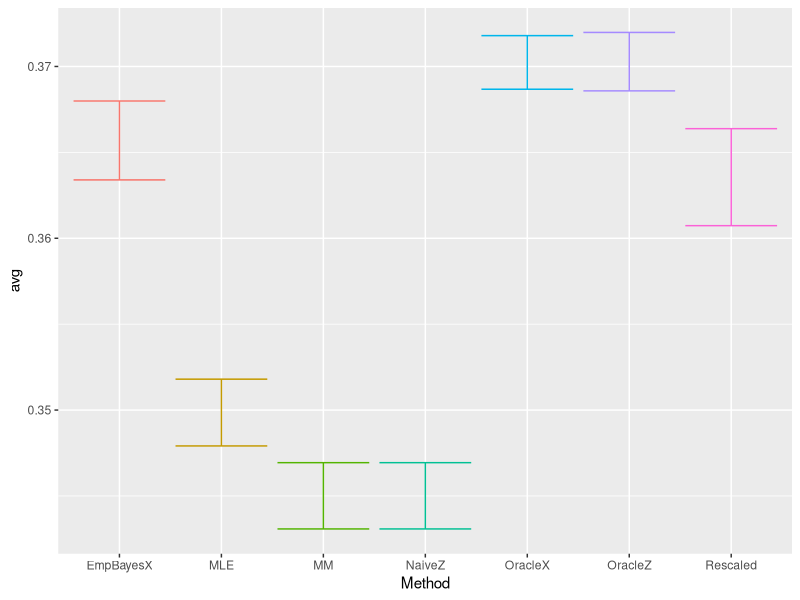
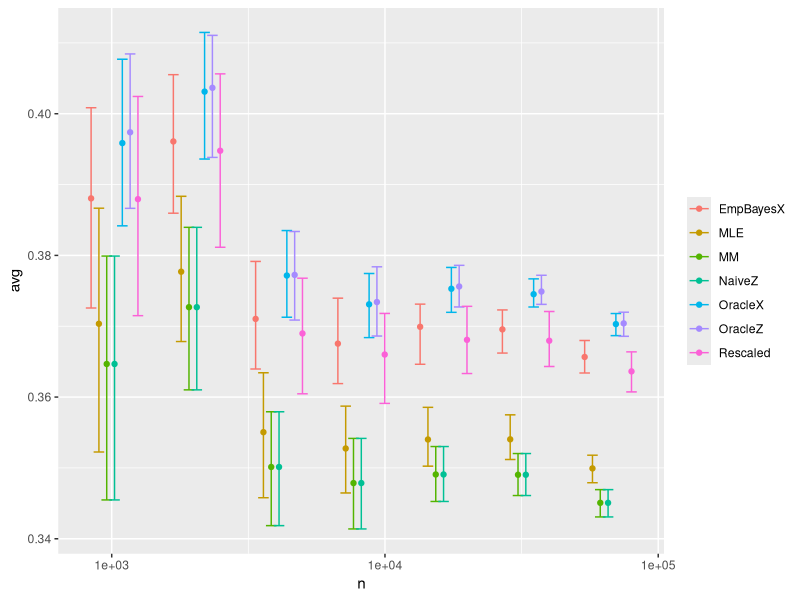
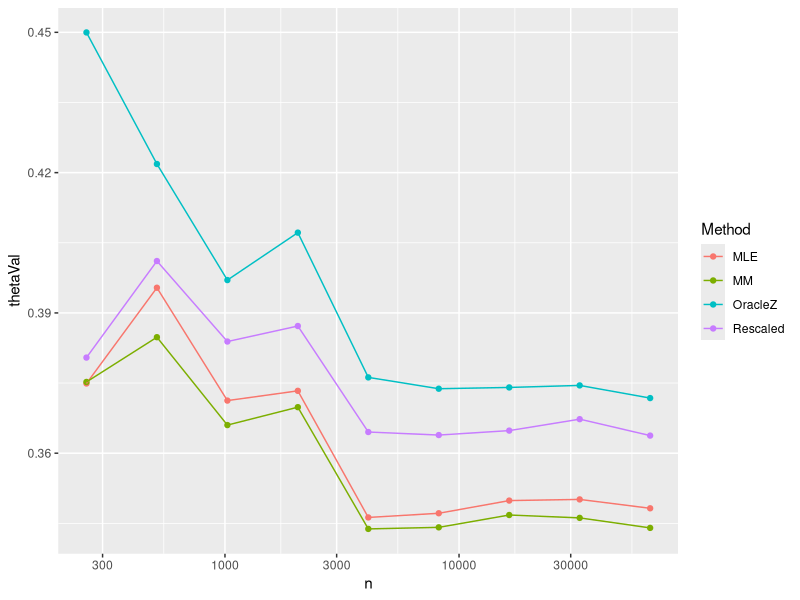
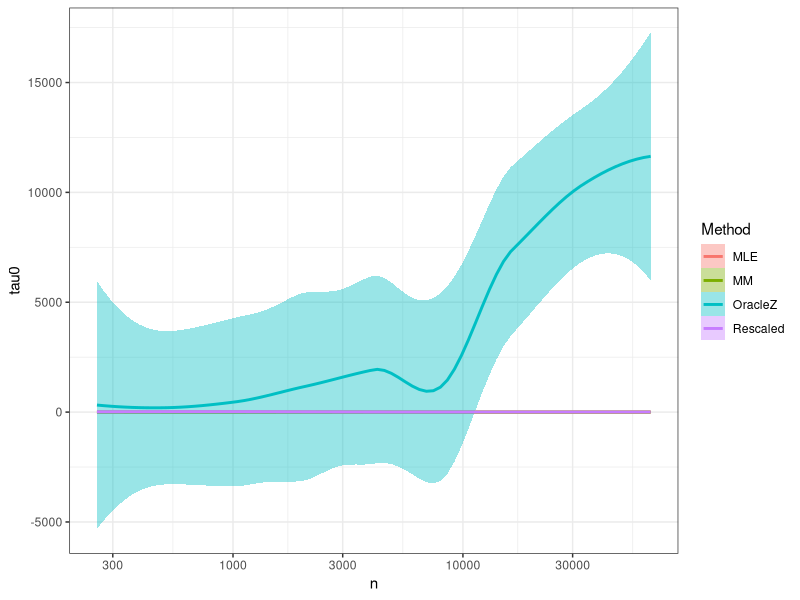
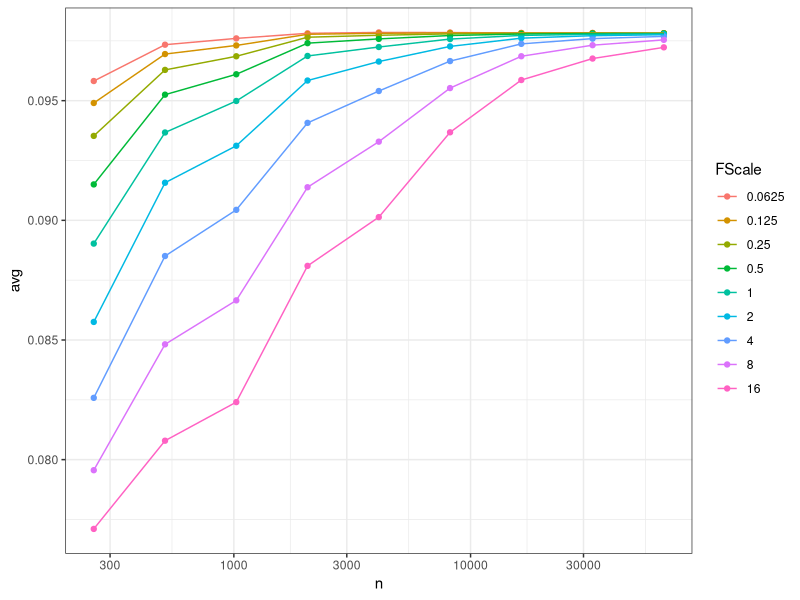
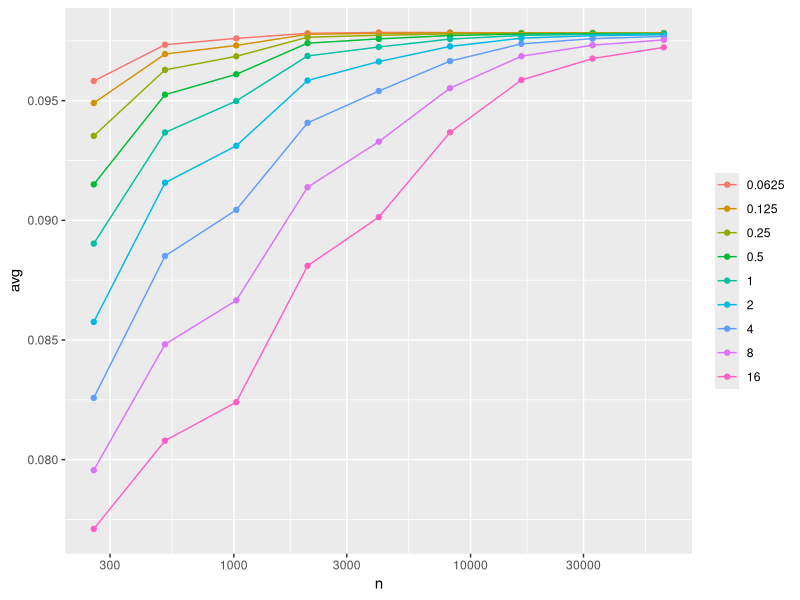

These figures' R source, in order: (Note: this script raises an error after producing the figures.)
###  analyzing the empirical bayes Knapsack stuff
library(dplyr)
library(ggplot2)
library(reshape2)

setwd("~/Dropbox/Empirical Bayes/Experiments/EmpBayes/Normal Model/")
dat = read.csv("results_10_8675309.csv")
dat = read.csv("test2_results_0.5_0.2_8675309.csv")
dat = read.csv("test2_results_0.5_3_8675309.csv")
dat = read.csv("test1_resultsb_1_8675309.csv")
dat = read.csv("exp_results_Exp_1_1_8675309.csv")

##redone with new harness




##top level summary
dat %>% group_by(n, Method) %>%
  summarise(avg=mean(thetaVal))

filter(dat, n>65000, Method != "FullInfo") %>%
  group_by(Method) %>%
  summarise(avg=mean(thetaVal), 
            low=quantile(thetaVal,.05), 
            high=quantile(thetaVal, .95)) %>%
  arrange(desc(avg)) %>%
  ggplot(aes(x=Method, y=avg, color=Method), data=.) + 
  geom_errorbar(aes(ymin=low, ymax=high)) + 
  theme(legend.position="none")

#progression in n
pos = position_dodge(.2)
dat %>% filter(n>1e3) %>%
  filter(! Method %in% c("FullInfo")) %>%
#  filter(Method %in% c(""NaiveZ", "MLE","MM", "OracleZ", "Rescaled")) %>%
  group_by(n, Method) %>%
  summarise(avg=mean(thetaVal), 
            low=quantile(thetaVal,.05), 
            high=quantile(thetaVal, .95)) %>%
  ggplot(aes(x=n, y=avg, color=Method, group=Method), 
         data=., position=pos) + 
  geom_point(position=pos) +
  geom_errorbar(aes(ymin=low, ymax=high), position=pos) + 
  scale_x_log10() + 
  theme(legend.title=element_blank())
  
dat %>% filter(Run == 6) %>%
  filter(Method %in% c("MLE", "MM", "OracleZ", "Rescaled")) %>%
  ggplot(aes(x=n, y=thetaVal, color=Method, group=Method), data=.) + 
  geom_point() + geom_line() + 
  scale_x_log10()

##Convergence of taus?
dat %>% 
  filter(Method %in% c("MLE", "MM", "OracleZ", "ZZ", "Rescaled")) %>%
ggplot(aes(x=n, y=tau0, color=Method, group=Method), data=.) + 
  geom_smooth(aes(fill=Method)) +
  scale_x_log10()  + 
  theme_bw()


########
### Understanding resaling diffs
#######
dat = read.csv("test3_results_tau_scale_8675309.csv")
dat = read.csv("test4_results_tau_scale_0.5_0.2_8675309.csv")
dat = read.csv("test4_results_tau_scale_0.5_3_8675309.csv")



dat$FScale = factor(dat$Scale)
dat %>% group_by(n, FScale) %>%
  summarise(avg= mean(thetaVal)) %>%
  ggplot(aes(x=n, y=avg, color=FScale), data=.) + 
  geom_point() + geom_line() +
  theme_bw() +
  scale_x_log10()

##Does the wrong tau eventually converge?
pos = position_dodge(.2)
dat %>% 
  group_by(n, FScale) %>%
  summarise(avg=mean(thetaVal), 
            low=quantile(thetaVal,.05), 
            high=quantile(thetaVal, .95)) %>%
  ggplot(aes(x=n, y=avg, color=FScale), 
         data=., position=pos) + 
  geom_point() + geom_line() +
  scale_x_log10() + 
  theme(legend.title=element_blank())


  


######
##Everyone should be dominated path by path by OracleZ
dat.sum <- dcast(dat, Run + n ~ Method, value.var="thetaVal")

dat.sum %>% filter(n>65000) %>%
  ggplot(aes(x=OracleZ, y=OracleX), data=.) + 
  geom_point() + geom_abline()


#Further tests
#What does our new method unscaled look like?
#What does scaling but using xs look like?
#Where does TauX and Rescaled TauX Converge to?
#Does Rao-Blackkwelization help in estimating taux?
#How big is the interval?  anyway to check?





